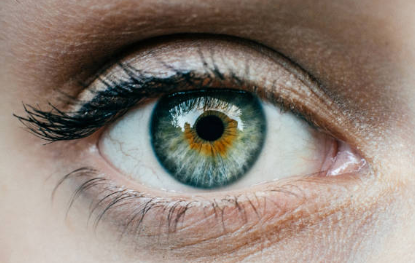
#> input picture user_image.png, 415 x 263 px
$ python iris_process.py   (Python 2 division)
#> lines starting #> are read from the running program, lines starting #| are printed output that depends on the picture
from skimage.util import view_as_blocks
import matplotlib.pyplot as plt
import cv2
import imp
import os
import sys
import math
import re
import numpy as np

gamma=0.4

#implementing segmentation of the image using hough circles
def detect_pupil(img):

	circles = cv2.HoughCircles(img, cv2.HOUGH_GRADIENT, 1, 20,param1=60, param2=30, minRadius=1, maxRadius=40)

	if circles is not None: # circle is detected

		circles = np.uint16(np.around(circles))
		return circles[0, 0][0], circles[0, 0][1], circles[0, 0][2]
		#* return x and y coordinates and the radius of the circle
	else:
		return 0,0,0


def detect_iris(img):
	circles=cv2.HoughCircles(img, cv2.HOUGH_GRADIENT, 1, 20,param1=60, param2=30, minRadius=1, maxRadius=40)
	if circles is not None:
		circles=np.uint16(np.around(circles)) #round off the array elemets to the nearest decimal and give an int dt
		return circles[0, 0][0], circles[0, 0][1], circles[0, 0][2]
	else:
		return 0,0,0


#NORMALIZATION-the circular iris region is converted to a rect. block

#convert the polar coords. of the hough circles to cartesian
# [5 lines left out: function polar2cart, not called in this run]

#implement the gamma correction function
def gammaCorrection(image):

	lookUpTable = np.empty((1,256), np.uint8)
	for i in range(256):
		lookUpTable[0,i] = np.clip(pow(i / 255.0, gamma) * 255.0, 0, 0)
	res = cv2.LUT(image, lookUpTable)
	return res

def convert_iris(img, xp, yp, rp, xi, yi, ri, phase_width=300, iris_width=150):
	if img.ndim>2:
		img=img[:,:,0].copy()
	iris=np.zeros(iris_width,phase_width)#init a null matrix with hardcoded dimensions
	theta=np.linspace(0,2*np.pi,phase_width)#init a vector, each element corresponds to a certain phase of the polar coordinates

	for i in range(phase_width):

		#calculate the cartesian coordinates for the beginning and the end pixels
	   begin = polar2cart(rp, xp, yp, theta[i])
	   end = polar2cart(ri, xi, yi, theta[i])

		#generate the cartesian coordinates of pixels between the beginning and end pixels
	   xspace = np.linspace(begin[0], end[0], iris_width)
	   yspace = np.linspace(begin[1], end[1], iris_width)

	   iris[:, i] = [255 - img[int(y), int(x)]
					  if 0 <= int(x) < img.shape[1] and 0 <= int(y) < img.shape[0]
					  else 0
					  for x, y in zip(xspace, yspace)]
					  #*assign the cartesian coordinates
	return iris

#FEATURE EXTRACTION- using gabor wavelets, we generate phasors of the iris, using the phase angles to quantize as bits
# [48 lines left out: functions gabor, gabor_convolve, iris_encode, not called in this run]


def preprocess(image):

	img = cv2.cvtColor(image, cv2.COLOR_BGR2GRAY)
	#convert image to  grayscale

	return cv2.medianBlur(img, 5)
	#apply the Median Blur filter

def compare_codes(a, b, mask_a, mask_b):

	return np.sum(np.remainder(a + b, 2) * mask_a * mask_b) / np.sum(mask_a * mask_b)

# [12 lines left out: function encode_photo, not called in this run]

def show_details(image,image2):
	src=gammaCorrection(image)
	newImage = src.copy()
	img = preprocess(image)
	img1 = preprocess(newImage)

	x, y, r = detect_pupil(img1)
	x_iris, y_iris, r_iris = detect_iris(img)

	iris = convert_iris(image, x, y, r, x_iris, y_iris, r_iris)

	src2=gammaCorrection(image2)
	newImage2 = src2.copy()
	img2 = preprocess(image2)
	img22 = preprocess(newImage2)

	x2, y2, r2 = detect_pupil(img22)
	x2_iris, y2_iris, r2_iris = detect_iris(img2)

	iris2 = convert_iris(image2, x2, y2, r2, x2_iris, y2_iris, r2_iris)

if __name__ == '__main__':

	#!image = cv2.imread('image_102.png')
	image = cv2.imread('user_image.png')
#> image is the input picture: shape (263, 415, 3); mean B, G, R 119, 128.7, 141.2
	image2 = cv2.imread('db_image.png')
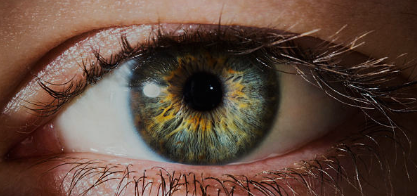
#> input picture db_image.png, 417 x 196 px
#> image2 is the input picture: shape (196, 417, 3); mean B, G, R 61.2, 73.2, 96.5

	show_details(image,image2)
#> in gammaCorrection, `res = cv2.LUT(image, lookUpTable)`: res: shape (263, 415, 3); every value is 0
#> in preprocess, `img = cv2.cvtColor(image, cv2.COLOR_BGR2GRAY)`:
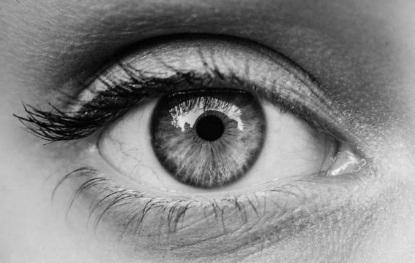
#> img: shape (263, 415); min 0, max 244, mean 131.3
#> in preprocess, `return cv2.medianBlur(img, 5)`:
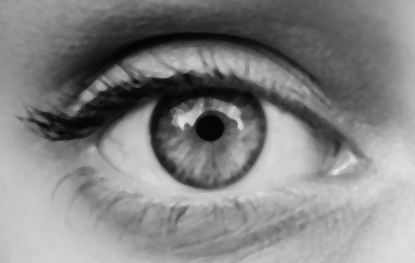
#> returned value: shape (263, 415); min 3, max 227, mean 131.3
#> in preprocess (call 2), `img = cv2.cvtColor(image, cv2.COLOR_BGR2GRAY)`: img: shape (263, 415); every value is 0
#> in detect_pupil, `circles = cv2.HoughCircles(img, cv2.HOUGH_GRADIENT, 1, 20,param1=60, p..`: circles = None
#> in show_details, `x, y, r = detect_pupil(img1)`: x = 0
#> in detect_iris, `circles=cv2.HoughCircles(img, cv2.HOUGH_GRADIENT, 1, 20,param1=60, par..`: circles = [[216.5, 149.5, 34.9], [184.5, 78.5, 31.6], [215.5, 124.5, 29.4], [173.5, 129.5, 16], [199.5, 169.5, 17.2], [237.5, 218.5, 18], [222.5, 63.5, 13.8], [179.5, 153.5, 12.2], [166.5, 64.5, 11.6]]
#> in detect_iris, `circles=np.uint16(np.around(circles))`: circles = [[216, 150, 35], [184, 78, 32], [216, 124, 29], [174, 130, 16], [200, 170, 17], [238, 218, 18], [222, 64, 14], [180, 154, 12], [166, 64, 12]]
#> in show_details, `x_iris, y_iris, r_iris = detect_iris(img)`: x_iris = 216; y_iris = 150; r_iris = 35
#> in convert_iris, `img=img[:,:,0].copy()`:
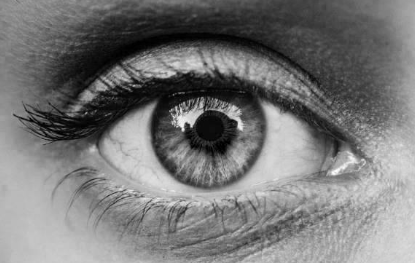
#> img: shape (263, 415); min 0, max 253, mean 119
#> (the run stopped early here; a loop or call above may not have finished)
